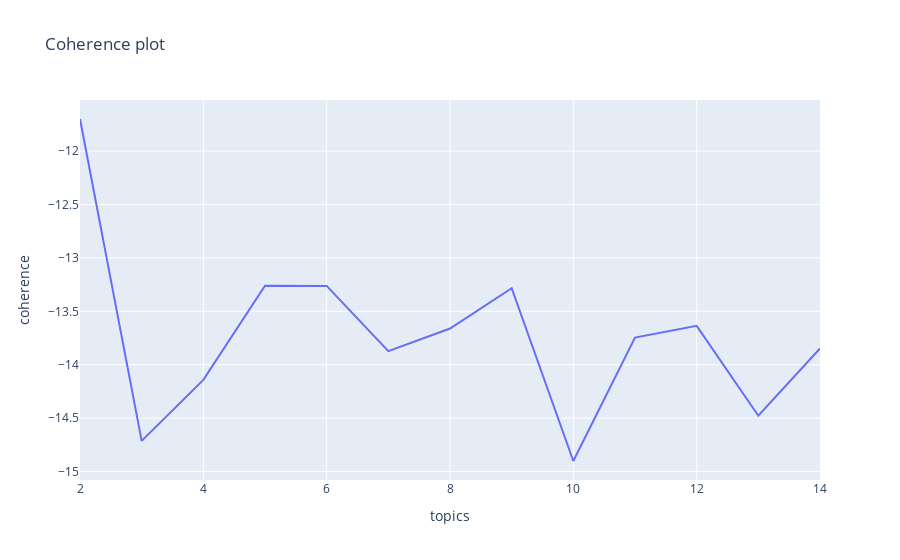

Notebook code cell kept with this figure:
### Code cell
fig = px.line(pre_ts_df, x='topics', y='coherence', title='Coherence plot')
fig.show()

### Figure 1 — Plotly figure (JSON) as saved in the notebook; plotly's stock layout.template omitted (floating-point values rounded to 4 significant figures)
{"data": [{"hovertemplate": "topics=%{x}<br>coherence=%{y}<extra></extra>", "legendgroup": "", "line": {"color": "#636efa", "dash": "solid"}, "marker": {"symbol": "circle"}, "mode": "lines", "name": "", "orientation": "v", "showlegend": false, "type": "scatter", "x": [2, 3, 4, 5, 6, 7, 8, 9, 10, 11, 12, 13, 14], "xaxis": "x", "y": [-11.7, -14.71, -14.14, -13.26, -13.26, -13.87, -13.66, -13.28, -14.9, -13.75, -13.64, -14.48, -13.85], "yaxis": "y"}], "layout": {"legend": {"tracegroupgap": 0}, "title": {"text": "Coherence plot"}, "xaxis": {"anchor": "y", "domain": [0, 1], "title": {"text": "topics"}}, "yaxis": {"anchor": "x", "domain": [0, 1], "title": {"text": "coherence"}}}}
